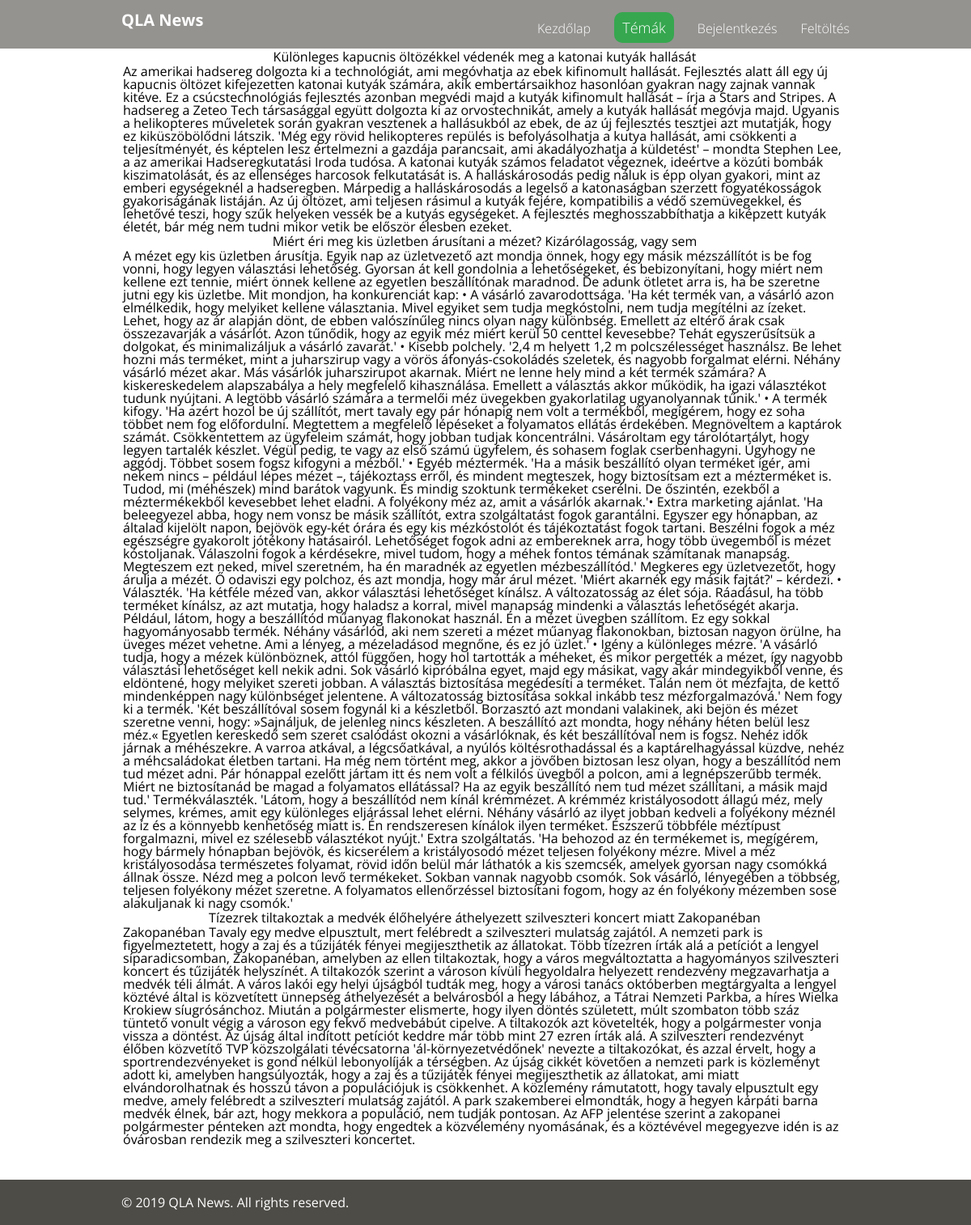
Page /?p=animal on the committed database.
### tables this page shows
CREATE TABLE IF NOT EXISTS `animal` (
  `id` int(100) NOT NULL AUTO_INCREMENT,
  `title` varchar(255) NOT NULL,
  `content` TEXT NOT NULL,
  `img` BLOB,
  PRIMARY KEY (`id`)
);

### views/animal.php (the view, shortened to what this page needs)
<link rel="stylesheet" href="css/views.css"  >
<?php include_once "_header.php"; ?>
<table>
	<?php
$conn=mysqli_connect("localhost","root","","hirek");
$conn->set_charset('utf8');
	$sql ="SELECT title, content FROM animal";
	$result = $conn -> query($sql);
	if($result-> num_rows >0){
		while($row = $result->fetch_assoc()){
			echo "<tr><th>".$row["title"] . "</th></tr><tr><td>" . $row["content"]."<td></tr>";
		}
		echo"</table>";
	} else {
		echo "0 eredmény";
	}
	?>
<?php include_once "_footer.php"; ?>

### css/app.css (style rules this page uses)
* { margin: 0; padding: 0; border: 0; font-size: 100%; font: inherit; vertical-align: baseline; box-sizing: border-box; }
html, body { width: 100%; height: 100%; line-height: 1; font-family: 'Open Sans', Arial, Helvetica, sans-serif; color: #000000; background: white; }
body { display: flex; flex-direction: column; }

### rows in the picture
animal: title "Különleges kapucnis öltözékkel védenék meg a katonai kutyák hallását", content "Az amerikai hadsereg dolgozta ki a technológiát, ami megóvhatja az ebek kifinomult hallását. Fejlesztés alatt áll egy új kapucnis öltözet kifejezetten katonai kutyák számára, akik embertársaikhoz hasonlóan gyakran nagy zajnak vannak kitéve. Ez a csúcstechnológiás fejlesztés azonban megvédi majd a kutyák kifinomult hallását – írja a Stars and Stripes. A hadsereg a Zeteo Tech társasággal együtt dolgozta ki az orvostechnikát, amely a kutyák hallását megóvja majd. Ugyanis a helikopteres műveletek során gyakran vesztenek a hallásukból az ebek, de az új fejlesztés tesztjei azt mutatják, hogy ez kiküszöbölődni látszik. 'Még egy rövid helikopteres repülés is befolyásolhatja a kutya hallását, ami…"
animal: title "Miért éri meg kis üzletben árusítani a mézet? Kizárólagosság, vagy sem", content "A mézet egy kis üzletben árusítja. Egyik nap az üzletvezető azt mondja önnek, hogy egy másik mézszállítót is be fog vonni, hogy legyen választási lehetőség. Gyorsan át kell gondolnia a lehetőségeket, és bebizonyítani, hogy miért nem kellene ezt tennie, miért önnek kellene az egyetlen beszállítónak maradnod. De adunk ötletet arra is, ha be szeretne jutni egy kis üzletbe. Mit mondjon, ha konkurenciát kap: • A vásárló zavarodottsága. 'Ha két termék van, a vásárló azon elmélkedik, hogy melyiket kellene választania. Mivel egyiket sem tudja megkóstolni, nem tudja megítélni az ízeket. Lehet, hogy az ár alapján dönt, de ebben valószínűleg nincs olyan nagy különbség. Emellett az eltérő árak csak…"
animal: title "Tízezrek tiltakoztak a medvék élőhelyére áthelyezett szilveszteri koncert miatt Zakopanéban", content "Zakopanéban Tavaly egy medve elpusztult, mert felébredt a szilveszteri mulatság zajától. A nemzeti park is figyelmeztetett, hogy a zaj és a tűzijáték fényei megijeszthetik az állatokat. Több tízezren írták alá a petíciót a lengyel síparadicsomban, Zakopanéban, amelyben az ellen tiltakoztak, hogy a város megváltoztatta a hagyományos szilveszteri koncert és tűzijáték helyszínét. A tiltakozók szerint a városon kívüli hegyoldalra helyezett rendezvény megzavarhatja a medvék téli álmát. A város lakói egy helyi újságból tudták meg, hogy a városi tanács októberben megtárgyalta a lengyel köztévé által is közvetített ünnepség áthelyezését a belvárosból a hegy lábához, a Tátrai Nemzeti Parkba, a híres…"
